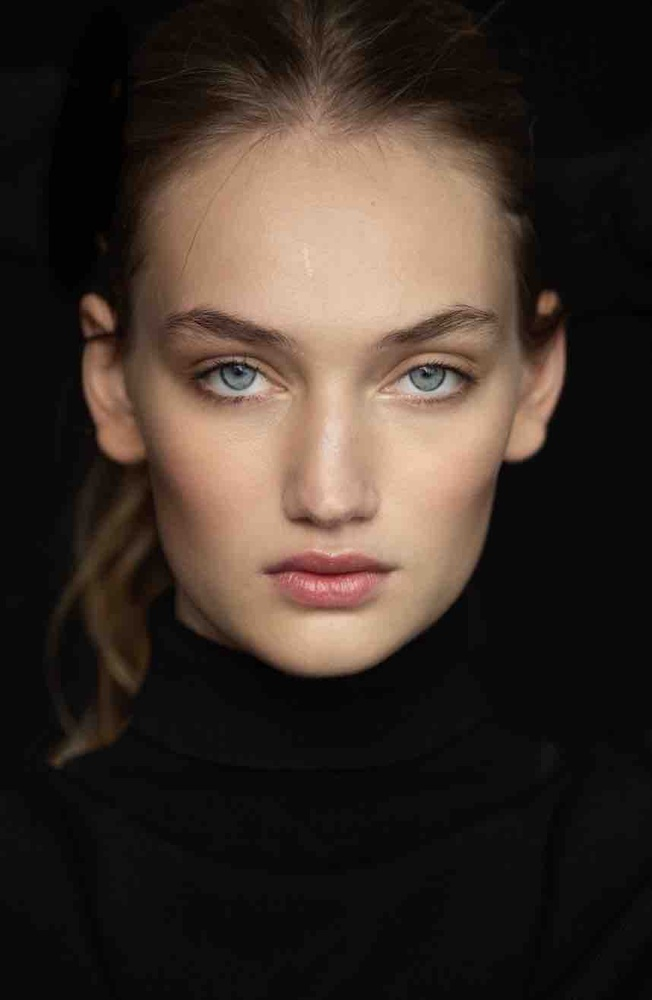
#> input picture Imagens_Projeto/4.jpg, 652 x 1000 px, shrunk from 858 x 1316 before the run
$ python OpenCV.py
#> lines starting #> are read from the running program, lines starting #| are printed output that depends on the picture; after the words box and inside, x2 and y2 are one past the last pixel; in counts of white or black regions, pixels touching at a corner belong together
import cv2

#carregar o algoritmo cascade
carregaFace = cv2.CascadeClassifier('haarcascades/haarcascade_frontalface_default.xml')
carregaOlhos = cv2.CascadeClassifier('haarcascades/haarcascade_eye.xml')

imagem = cv2.imread('Imagens_Projeto/4.jpg')
#> imagem is the input picture: shape (1000, 652, 3); mean B, G, R 41.3, 49, 60.7

# deixando imagem em escala de cinza
imagemCinza = cv2.cvtColor(imagem, cv2.COLOR_BGR2GRAY)
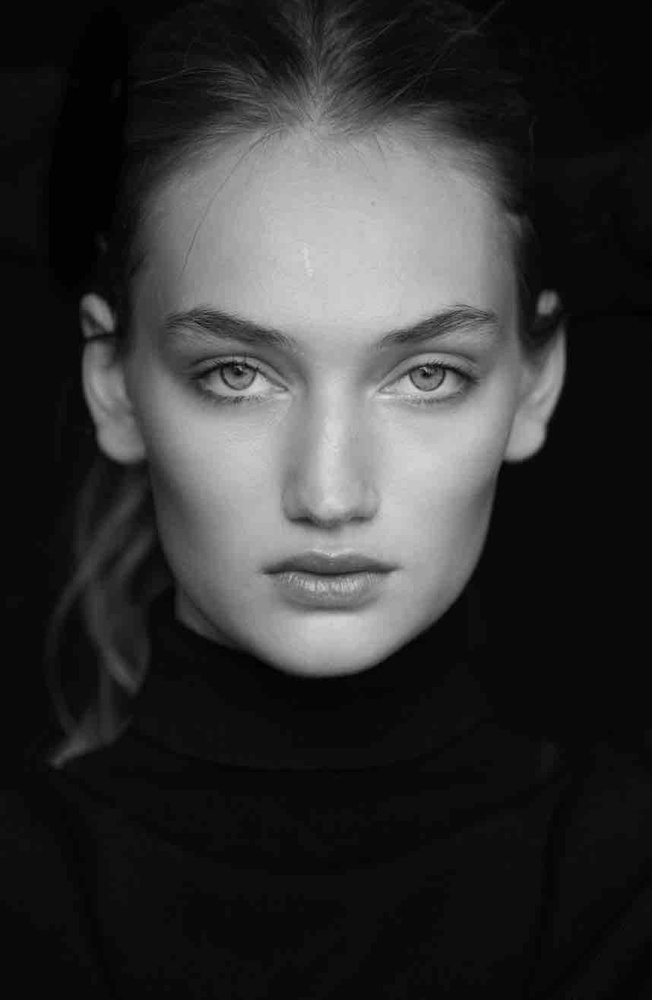
#> imagemCinza: shape (1000, 652); min 0, max 221, mean 51.6
faces = carregaFace.detectMultiScale(imagemCinza, scaleFactor=1.05, minNeighbors=1, minSize=(35, 35))
#> faces = [[103, 199, 455, 455]]


print(faces)
#| [[103 199 455 455]]

# criando um retangulo na face
for(x, y, l, a) in faces:
    img = cv2.rectangle(imagem, (x, y), (x + l, y + a), (0, 255, 0), 2)
    olhos = img[y:y + a, x:x + l]
    olhoCinza = cv2.cvtColor(olhos, cv2.COLOR_BGR2GRAY)
    detectado = carregaOlhos.detectMultiScale(olhoCinza, scaleFactor=1.3, minNeighbors=9)

# criando para os olhos
    for (olhox,olhoy, olhol, olhoa) in detectado:
        cv2.rectangle(olhos, (olhox, olhoy), (olhox + olhol, olhoy + olhoa), (0, 0, 255), 2)
#> this loop made 1 pass
#> (x, y, l, a, detectado) on pass 1: (103, 199, 455, 455, [[279, 126, 102, 102], [73, 124, 106, 106]])
#> pass 1, `olhos = img[y:y + a, x:x + l]`:
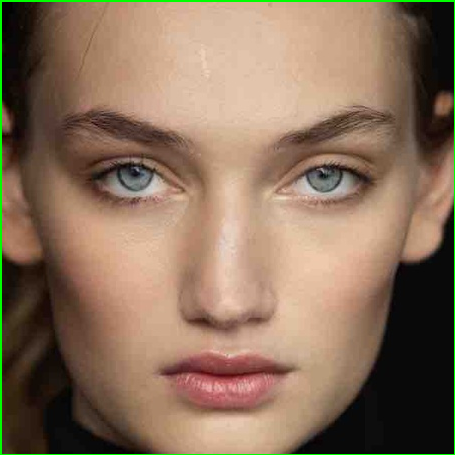
#> olhos: shape (455, 455, 3); mean B, G, R 91.6, 113.4, 138.5
#> pass 1, `olhoCinza = cv2.cvtColor(olhos, cv2.COLOR_BGR2GRAY)`:
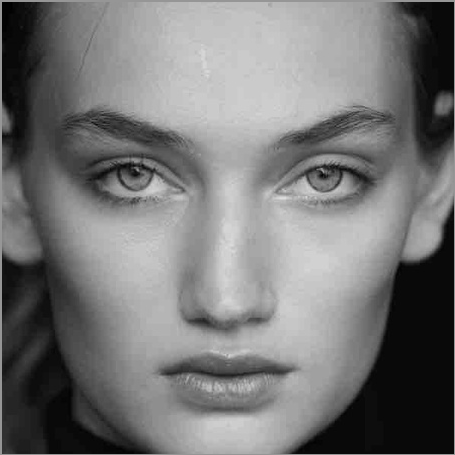
#> olhoCinza: shape (455, 455); min 0, max 221, mean 118.5
#> after the loop:
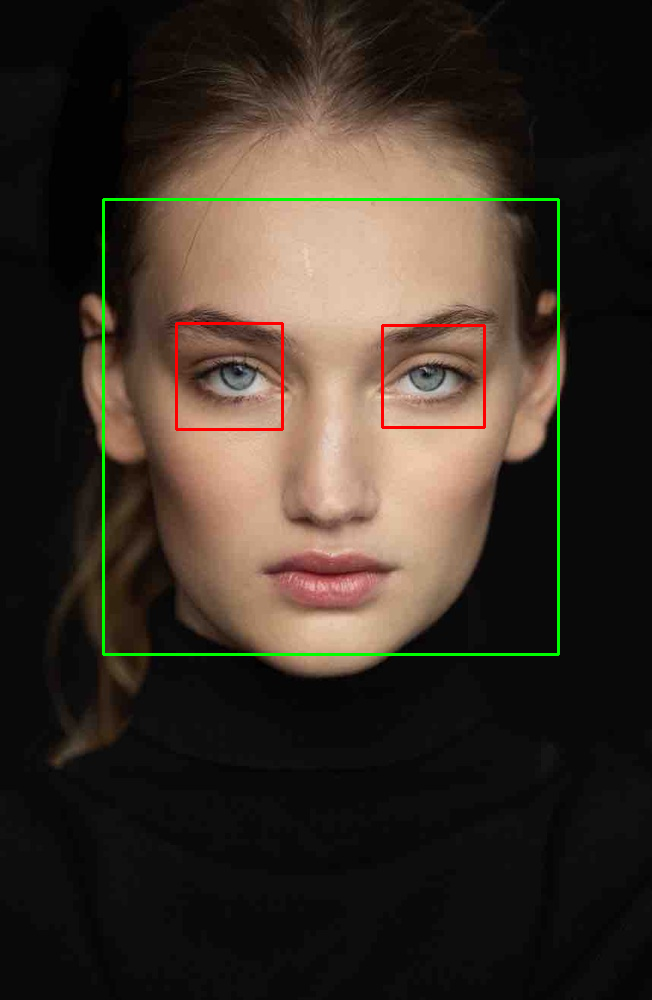
#> imagem: shape (1000, 652, 3); 1.22% of pixels changed, all inside (x1, y1, x2, y2) = (102, 198, 560, 656)
#> after the loop:
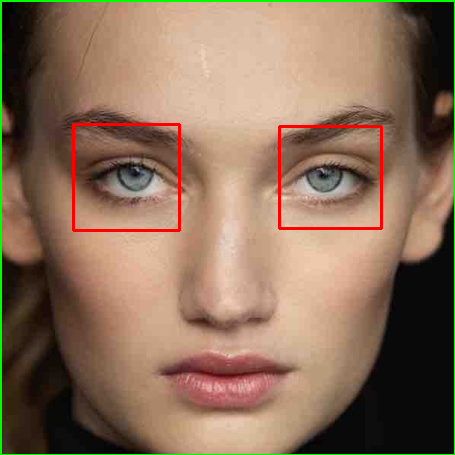
#> olhos: shape (455, 455, 3); 1.2% of pixels changed, all inside (x1, y1, x2, y2) = (72, 123, 383, 232)

cv2.imshow("Detectando Faces e Olhos", imagem)
cv2.waitKey()

$ run again, with Imagens_Projeto/1.jpg copied over Imagens_Projeto/4.jpg
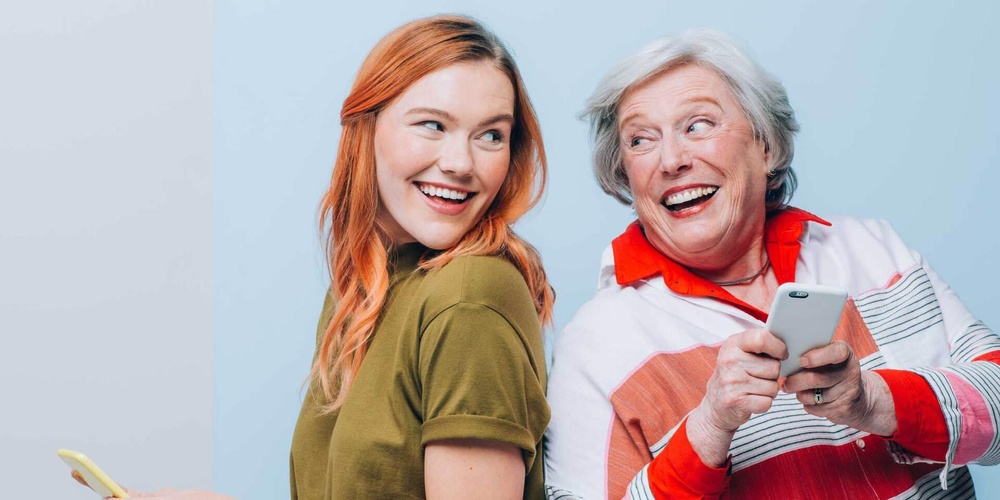
#> input picture Imagens_Projeto/1.jpg, 1000 x 500 px, shrunk from 1920 x 960 before the run
#> imagem is the input picture: shape (500, 1000, 3); mean B, G, R 174.3, 173.3, 187.5
#> `imagemCinza = cv2.cvtColor(imagem, cv2.COLOR_BGR2GRAY)`:
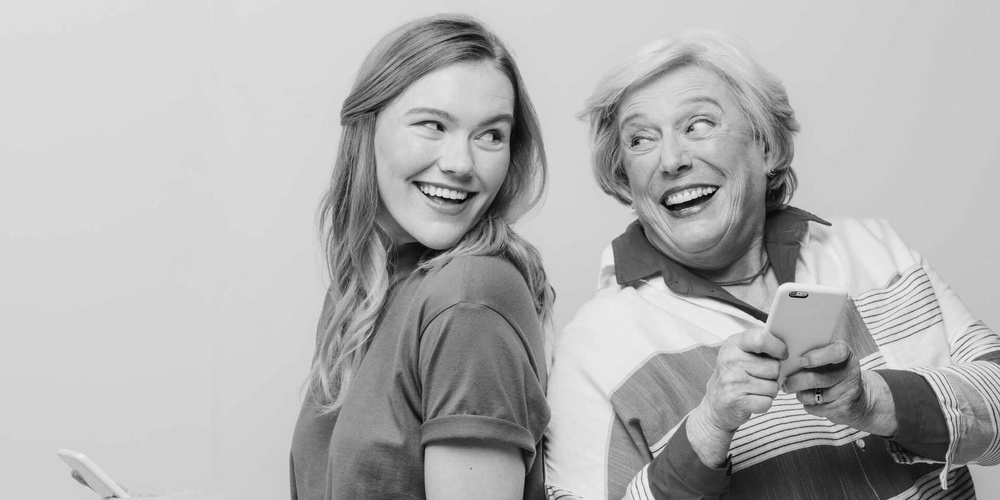
#> imagemCinza: shape (500, 1000); min 1, max 242, mean 177.6
#> faces = [[601, 75, 144, 144], [369, 66, 163, 163], [290, 126, 320, 320]]
#| [[601  75 144 144]
#|  [369  66 163 163]
#|  [290 126 320 320]]
#> the loop `for(x, y, l, a) in faces:` made 3 passes
#> (x, y, l, a, detectado) on passes 1 to 2: (601, 75, 144, 144, [[65, 23, 51, 51]]), (369, 66, 163, 163, [[100, 48, 44, 44]])
#> after the loop `for(x, y, l, a) in faces:`:
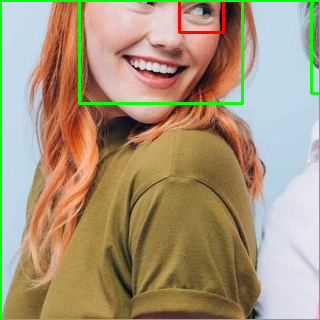
#> olhos: shape (320, 320, 3); mean B, G, R 121.1, 150.8, 167.4

$ run again, with Imagens_Projeto/2.jpg copied over Imagens_Projeto/4.jpg
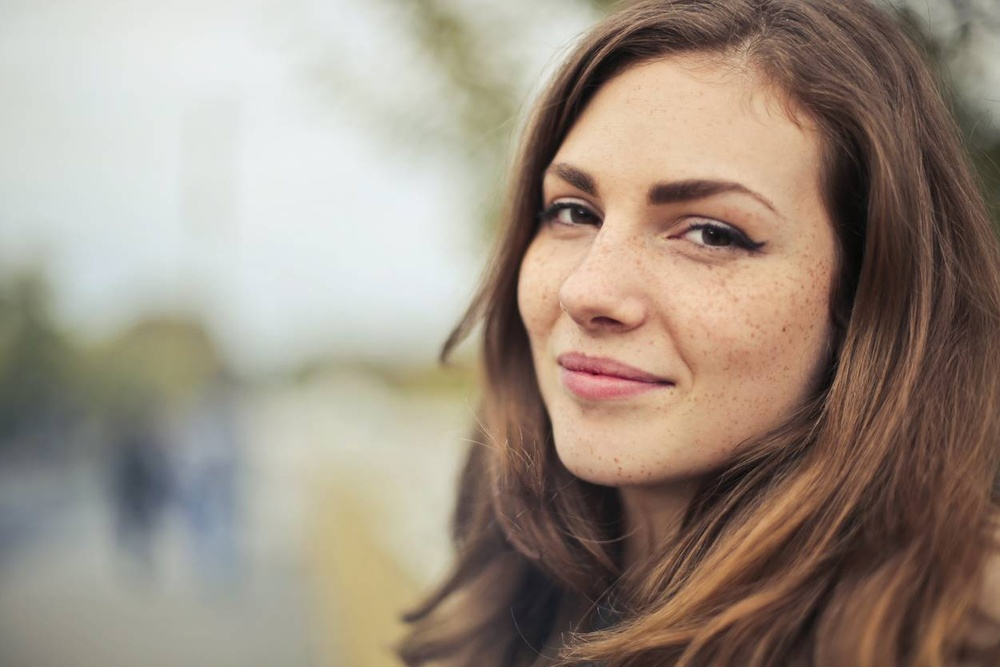
#> input picture Imagens_Projeto/2.jpg, 1000 x 667 px, shrunk from 1251 x 834 before the run
#> imagem is the input picture: shape (667, 1000, 3); mean B, G, R 130.6, 143.8, 157.1
#> faces = [[451, 76, 382, 382], [168, 256, 352, 352]]
#| [[451  76 382 382]
#|  [168 256 352 352]]
#> the loop `for(x, y, l, a) in faces:` made 2 passes
#> (x, y, l, a, detectado) on pass 1: (451, 76, 382, 382, [[91, 109, 59, 59], [211, 116, 87, 87]])
#> pass 1, `olhoCinza = cv2.cvtColor(olhos, cv2.COLOR_BGR2GRAY)`:
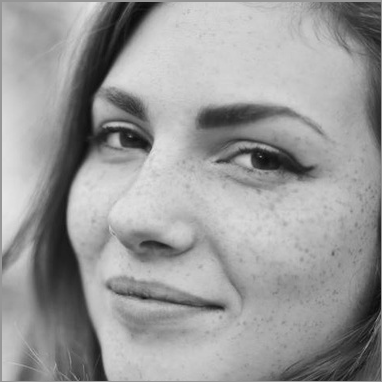
#> olhoCinza: shape (382, 382); min 8, max 231, mean 154.2
#> after the loop `for(x, y, l, a) in faces:`:
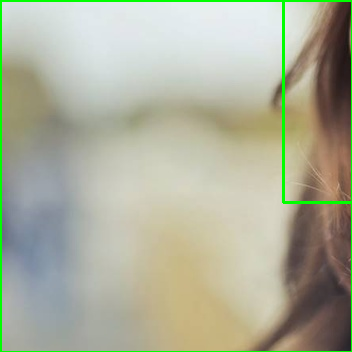
#> olhos: shape (352, 352, 3); mean B, G, R 154.6, 175.2, 172.6

$ run again, with Imagens_Projeto/3.jpg copied over Imagens_Projeto/4.jpg
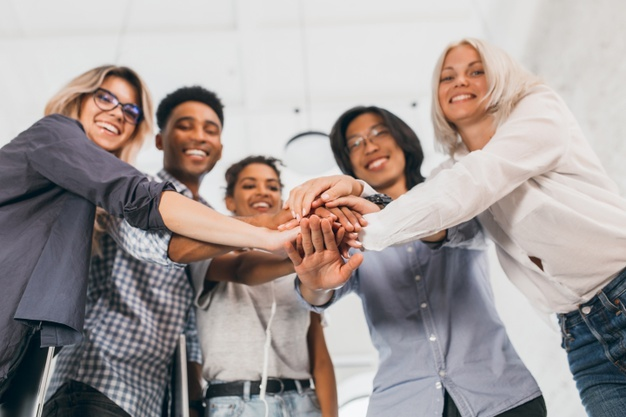
#> input picture Imagens_Projeto/3.jpg, 626 x 417 px
#> imagem is the input picture: shape (417, 626, 3); mean B, G, R 155.2, 156.7, 165.1
#> faces = [[78, 100, 36, 36], [232, 163, 57, 57], [164, 102, 64, 64], [427, 50, 68, 68], [325, 169, 82, 82]]
#| [[ 78 100  36  36]
#|  [232 163  57  57]
#|  [164 102  64  64]
#|  [427  50  68  68]
#|  [325 169  82  82]]
#> the loop `for(x, y, l, a) in faces:` made 5 passes
#> after the loop `for(x, y, l, a) in faces:`:
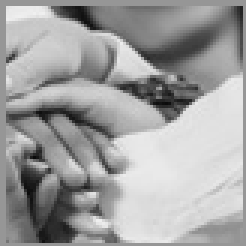
#> olhoCinza: shape (82, 82) (shown 3 times larger); min 10, max 240, mean 160.3
#> after the loop `for(x, y, l, a) in faces:`:
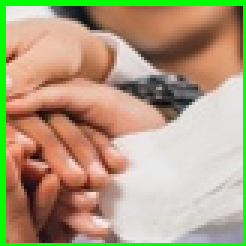
#> olhos: shape (82, 82, 3) (shown 3 times larger); mean B, G, R 127, 159.4, 174.8
